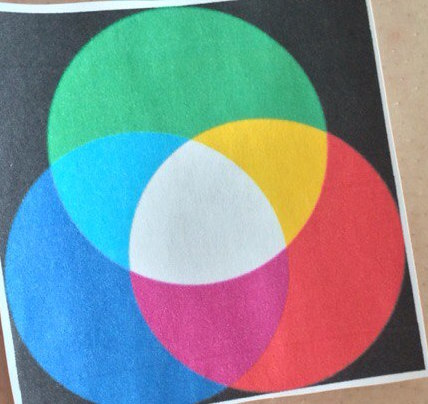
#> input picture image-processing/test.jpg, 428 x 404 px
$ python recoshape.py --image test.jpg   (older library calls are emulated)
#> lines starting #> are read from the running program, lines starting #| are printed output that depends on the picture; after the words box and inside, x2 and y2 are one past the last pixel; in counts of white or black regions, pixels touching at a corner belong together
#!/usr/bin/env python3
# -*- coding: utf-8 -*-

# import the necessary packages
import numpy as np
import cv2
import math
import argparse
from matplotlib import pyplot as plt
import matplotlib.mlab as mlab
from scipy.signal import argrelextrema
from scipy.stats import norm
import sys
import json
import os


def pattern_pars(parameters_json):
    """
    Load the .json file that contains information on parameters of the shape for the analysis

    :param parameters_json: is a .json file either chosen by default from the repository or defined by the user
    :return:
    *_const are lists with x and y coordinates of the top left and bottom right of the rectangles
    tolerance is a float, a value that is used to select the ROI
    side is an int, length of a side of ROI
    """
#> called with parameters_json = 'const.json'
    with open(parameters_json, 'r') as fp:
#> (reads image-processing/const.json from the repository)
        param = json.load(fp)
    w_const = param['w_const']
    c_const = param['c_const']
    m_const = param['m_const']
    y_const = param['y_const']
    tolerance = param['tol']
    side = param['side']

    return w_const, c_const, m_const, y_const, tolerance, side


def show_pic(image_to_show, number_of_the_image):
    if args['panic']:
        cv2.imshow('image_to_show', image_to_show)
        cv2.waitKey(0)
        cv2.destroyAllWindows()
        frag = str(number_of_the_image)
        name = os.path.join(args['panic'], 'pic'+frag+'.jpg')
        cv2.imwrite(name, img)
        number_of_the_image +=1
        return number_of_the_image


def contours_selection_threshold(image):
    """
    Take an image for analysis, de-noise it by blurring and then threshold it to select the ROI with the pattern.

    :param image: image loaded with cv2
    :type image: np.ndarray
    :return:
    :type cnts: list
    :cnts: contours found
    :type tresh: np.ndarray
    :tresh: thresholded image
    """

    image = cv2.GaussianBlur(image, (5, 5), 0)
    gray = cv2.cvtColor(image, cv2.COLOR_BGR2GRAY)
    ret2, th2 = cv2.threshold(gray, 0, 255, cv2.THRESH_BINARY + cv2.THRESH_OTSU)
    tresh = np.copy(th2)
    im, cnts, hier = cv2.findContours(th2, cv2.RETR_CCOMP, cv2.CHAIN_APPROX_SIMPLE)

    return cnts, tresh


def square_selection(contours, image, tol):
    """
    Select the contour of the ROI of a pattern.

    :param contours: all of the contours found in the image
    :type contours: list
    :param image: the original image
    :type image: np.ndarray
    :param tol: most part of the image
    :type tol: float
    :return:
    sq: the selected contour
    """
    areas = []
    height = int(image.shape[0])
    width = int(image.shape[1])
    for contour in contours:
        areas.append(cv2.contourArea(contour))
    c_areas = np.asarray(areas)

    # The biggest areas are the whole image and a square
    top = c_areas.argsort()[-2:][::-1]
    c = cv2.contourArea(contours[top[0]])

    if c >= tol * height * width:
        print('The biggest contour is the picture border, the second biggest contour was selected.')
        sq = int(top[1])
    else:
        print('The biggest contour is not defined properly. The result might be unreliable.')
        sq = int(top[0])

    sq = contours[sq]
    return sq


def square_or_not(sq_contour):
    """
    Check, whether the found contour is a square.

    :type sq_contour: list, coordinates of the contour selected as a ROI
    :type approx: list
    :return approx: approximation of the contour coordinates
    :type square_log: bool
    :return square_log: the found contour is a square
    """
    perimeter = cv2.arcLength(sq_contour, True)
    if perimeter == 0:
        print('The square is not recognized.')
    else:
        epsilon = 0.1 * perimeter
        approx = cv2.approxPolyDP(sq_contour, epsilon, True)
        # if the list has more than 4 elements, the contour is not rectangular
        # if the list has just 2 elements, these are the square coordinates
        if len(approx) > 4:
            print('The square is not recognized.')
        if len(approx) == 2:
            print("It is a square!")
            square_log = True
        else:
            square_log = False
        return approx, square_log


def coords_check(approx, square_log):
    """
    Select the coordinates of the ROI according to the approximation

    :type approx: list, coordinates of an approximated contour
    :type square_log: bool, statement whether the ROI is square
    :return: coordinates of the ROI rectangle
    """
    if square_log:
        x, z = approx
        x = x[0]
        y = (0, 0)
        z = z[0]
        h = (0, 0)
    else:
        x, y, z, h = approx
        x = tuple(x[0])
        y = tuple(y[0])
        z = tuple(z[0])
        h = tuple(h[0])
    return x, y, z, h


def count_match(array1, array2):
    """
    Count matches between two arrays.

    :type array1: np.ndarray
    :param array2: np.ndarray
    :return: int, counts
    """
    c = 0
    for (l, m), unit in np.ndenumerate(array1):
        if array1[l, m] == array2[l, m]:
            c += 0
        else:
            c += 1
    return c


def chpoint_check(image, mask, component, sq_log, x, tolerance):
    """
    Check is square distorted or not, might be combined with distortion-correction algorithm

    :type image: np.ndarray, original image
    :type mask: np.ndarray, size of original image
    :type component: np.ndarray, size of original image
    :type sq_log: bool, tells whether the found ROI is a square
    :type x: tuple, coordinates of the top left corner
    :return:
    :type checkpoint_log: bool, True if the mask is square, False if distortions are found
    """
    if sq_log:
        counts = count_match(component, mask)
        if counts > image.shape[0] * image.shape[1] * tolerance:
            print('Your square fits perfectly.')
            checkpoint_log = True
        else:
            print('The square is rotated or distorted.')
            checkpoint_log = False
    else:
        print('There are new coordinates of corners lying inside the contour of the square.')
        if mask[x[1], x[0]] == 255:
            print('Your square fits perfectly.')
            checkpoint_log = True
        else:
            print('The square is rotated or distorted.')
            checkpoint_log = False
    return checkpoint_log


def draw_the_sq(approx_contour, square_contour, mask, component, square_log):
    """
    When the mask is recognised as a square, it is to be drawn.

    :type approx_contour: list, approximated contour coordinates
    :type square_contour:
    :type component: np.ndarray, size of original image
    :type mask: np.ndarray, size of original image
    :type square_log: bool, tells whether the found ROI is a square
    :return:
    :type mask: np.ndarray,
    :type component:
    :type checkpoint_log:
    """
    x, y, z, h = coords_check(approx_contour, square_log)
    cv2.rectangle(component, (x[0], x[1]), (z[0], z[1]), (255, 255, 255), -1)
    component = cv2.cvtColor(component, cv2.COLOR_BGR2GRAY)
    cv2.drawContours(mask, square_contour, -1, (255, 255, 255), -1)
    mask = cv2.cvtColor(mask, cv2.COLOR_BGR2GRAY)
    return mask, component


# [18 lines left out: function draw_the_stuff, not called in this run]


def shrink_the_mask(approx, square_contour, image, sq_log, tolerance):
    """

    :type approx_contour: list, approximated contour coordinates
    :param square_contour:
    :param image:
    :param sq_log:
    :param tolerance:
    :return:
    """
    component = np.zeros_like(image)
    mask = np.zeros_like(image)
    if len(approx) == 2:
        mask, component = draw_the_sq(approx, square_contour,mask, component, sq_log)
    else:
        mask, component = draw_the_stuff(approx, square_contour,mask, component, sq_log)

    return mask, component


def geometry_fun(contour, corners):
    topleft, botleft, botright, topright = corners
    moments = cv2.moments(contour)
    centre = (int(moments['m10'] / moments['m00']), int(moments['m01'] / moments['m00']))

    diag = math.hypot(float(topleft[0]) - float(botright[0]), float(topleft[1]) - float(botright[1]))
    wid = math.hypot(float(topleft[0]) - float(topright[0]), float(topleft[1]) - float(topright[1]))
    hei = math.hypot(float(topleft[0]) - float(botleft[0]), float(topleft[1]) - float(botleft[1]))

    if diag ** 2 == wid ** 2 + hei ** 2:
        print('Everything is fine.')

    print('The diagonal of the rectangle is %d.' % diag)
    print('The width of the rectangle is %d.' % wid)
    print('The height of the rectangle is %d.' % hei)
    return(centre, wid, hei)


def get_square_coords(i, width, height, constants):
    x_coef = width / side
    y_coef = height / side
    wi1 = constants[0]
    wi2 = constants[1]
    he1 = constants[2]
    he2 = constants[3]
    coords = []

    if wi1 == wi2:
        if i[0] < centre[0]:
            x = int(i[0] + wi1 * x_coef)
            p = int(i[0] + he1 * x_coef)
            if i[1] < centre[1]:
                y = int(i[1] + wi1 * y_coef)
                q = int(i[1] + he1 * y_coef)
            else:
                y = int(i[1] - wi1 * y_coef)
                q = int(i[1] - he1 * y_coef)
        else:
            x = int(i[0] - wi1 * x_coef)
            p = int(i[0] - he1 * x_coef)
            if i[1] < centre[1]:
                y = int(i[1] + wi1 * y_coef)
                q = int(i[1] + he1 * y_coef)
            else:
                y = int(i[1] - wi1 * y_coef)
                q = int(i[1] - he1 * y_coef)
        res = ((x, y), (p, q))
    else:
        if i[0] < centre[0]:
            if i[1] < centre[1]:
                x = int(i[0] + wi1 * x_coef)
                p = int(i[0] + wi2 * x_coef)
                y = int(i[1] + he1 * y_coef)
                q = int(i[1] + he2 * y_coef)
            else:
                x = int(i[0] + he1 * x_coef)
                p = int(i[0] + he2 * x_coef)
                y = int(i[1] - wi1 * y_coef)
                q = int(i[1] - wi2 * y_coef)
        else:
            if i[1] < centre[1]:
                x = int(i[0] - he1 * x_coef)
                p = int(i[0] - he2 * x_coef)
                y = int(i[1] + wi1 * y_coef)
                q = int(i[1] + wi2 * y_coef)
            else:
                x = int(i[0] - wi1 * x_coef)
                p = int(i[0] - wi2 * x_coef)
                y = int(i[1] - he1 * y_coef)
                q = int(i[1] - he2 * y_coef)
        res = ((x, y), (p, q))
    return res


def geometry_of_white(image, list_of_corners, width, height, constants):
    # this finds white areas
    # constants are known from the palette sketch found in sample folder
    white = np.zeros_like(image)
    square_coords = []
    for i in list_of_corners:
        square_coords.append(get_square_coords(i, width, height, constants))
    # white can be seen if "panic regime" is on
    for sc in square_coords:
        cv2.rectangle(white, sc[0], sc[1], (255, 255, 255), -1)

    x = np.where(white == [255, 255, 255])[0]
    y = np.where(white == [255, 255, 255])[1]
    wh = []
    for i in range(len(x)):
        wh.append((x[i], y[i]))

    intensities = []
    for i in range(len(wh)):
        x, y = wh[i]
        intensities.append(image[x, y])
        white[x, y] = intensities[i]
    whites = np.unique(white)[1:]

    return whites, intensities, white


def geometry_of_color(image, list_of_corners, width, height, constants):
    # this finds coloured areas
    # constants are known from the palette sketch found in sample folder
    color = np.zeros_like(image)
    color_coords = []
    for i in list_of_corners:
        color_coords.append(get_square_coords(i, width, height, constants))

    for i in color_coords:
        cv2.rectangle(color, i[0], i[1], (255, 255, 255), -1)

    pts = np.where(color == [255, 255, 255])

    x = pts[0]
    y = pts[1]

    col = []
    for i in range(len(x)):
        col.append((x[i], y[i]))

    intensities = []
    for i in range(len(col)):
        x, y = col[i]
        intensities.append(image[x, y])
        color[x, y] = intensities[i]

    return intensities, color


def colorwork(regime, img, corners, width, height, w_const, c_const, m_const, y_const):
    whites, intensities, white = geometry_of_white(img, corners, width, height, w_const)
    show_pic(whites, num)
    white_av, color_dev = whitecheck(whites)
    cy_int, cyan = geometry_of_color(img, corners, width, height, c_const)
    show_pic(cyan, num)
    ma_int, magenta = geometry_of_color(img, corners, width, height, m_const)
    show_pic(magenta, num)
    ye_int, yellow = geometry_of_color(img, corners, width, height, y_const)
    show_pic(yellow, num)
    # Comparing the retreived values
    cy = color_average(cy_int)
    ma = color_average(ma_int)
    ye = color_average(ye_int)

    return white_av, cy, ma, ye

def whitecheck(white_pixel_values):
    white_av = sum(white_pixel_values) / (len(white_pixel_values))
    for i in range(len(white_pixel_values)):
        a = round(white_pixel_values[i] / white_av)
        c = 0
        if a != 1:
            c += 1

    if c > 0:
        print("White areas are not recognized.")
    else:
        print("White is white. Let it be.")

    color_dev = np.std(white_pixel_values)
    print(white_pixel_values)
    print("Colors may vary in range +/- %d in each channel" % color_dev)

    return white_av, color_dev


def color_average(values_interval):
    # values interval is a list of pixel values
    r, g, b = 0, 0, 0
    count = 0
    for i, c in enumerate(values_interval):
        pixlb, pixlg, pixlr = c
        r += pixlr
        g += pixlg
        b += pixlb
        count += 1
    color = [(r / count), (g / count), (b / count)]
    return color


def color_comp(cy, ma, ye):
    if cy[0] < ma[0]:
        if cy[0] < ye[0]:
            cyanred = True
        else:
            cyanred = False
    else:
        cyanred = False

    if ma[1] < cy[1]:
        if ma[1] < ye[1]:
            magentagreen = True
        else:
            magentagreen = False
    else:
        magentagreen = False

    if ye[1] < cy[1]:
        if ye[1] < ma[1]:
            yellowblue = True
        else:
            yellowblue = False
    else:
        yellowblue = False

    if cyanred:
        print("Your cyan is cyan")
    else:
        print("Your cyan is not quite cyan, normalisation is required.")

    if magentagreen:
        print("Your magenta is magenta")
    else:
        print("Your magenta is not quite magenta, normalisation is required.")

    if yellowblue:
        print("Your yellow is yellow")
    else:
        print("Your yellow is not quite yellow, normalisation is required.")


# [6 lines left out: function info, not called in this run]


# Construct the argument parse and parse the arguments
if __name__ == '__main__':
    ap = argparse.ArgumentParser(description='let the process begin')
    ap.add_argument('-i', '--image', required=True, help='Full path to the image')
    ap.add_argument('-p', '--panic', help='Show every image on each step and save it to the directory mentioned',
                    default=None)
    ap.add_argument('-j', '--json',
                    help='Path to the json parameters file with the constants required for the analysis',
                    default='const.json')
    args = vars(ap.parse_args())

    num = 0
    w_const, c_const, m_const, y_const, tolerance, side = pattern_pars(args['json'])
    img = cv2.imread(args['image'])
#> img is the input picture: shape (404, 428, 3); mean B, G, R 149.8, 144, 129
    contours, th2 = contours_selection_threshold(img)
#> in contours_selection_threshold, `gray = cv2.cvtColor(image, cv2.COLOR_BGR2GRAY)`:
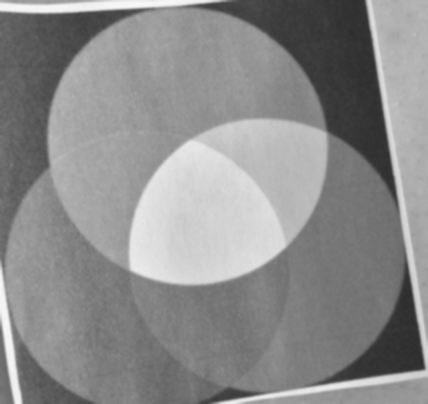
#> gray: shape (404, 428); min 44, max 248, mean 140.2
#> in contours_selection_threshold, `ret2, th2 = cv2.threshold(gray, 0, 255, cv2.THRESH_BINARY + cv2.THRESH..`:
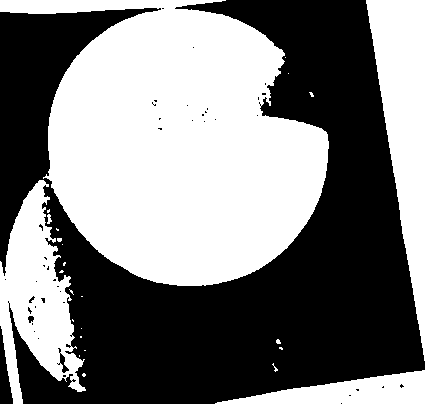
#> th2: shape (404, 428); 50.1% white; 44 black regions (40 under 20 px)
#> in contours_selection_threshold, `ret2, th2 = cv2.threshold(gray, 0, 255, cv2.THRESH_BINARY + cv2.THRESH..`: ret2 = 140
#> in contours_selection_threshold, `im, cnts, hier = cv2.findContours(th2, cv2.RETR_CCOMP, cv2.CHAIN_APPRO..`: cnts = 76 contours, 66 with area under 20; largest, box (x1, y1, x2, y2) and area: (0, 0, 329, 286) 60168, (215, 0, 428, 404) 15350, (0, 180, 86, 404) 9435, (59, 352, 70, 374) 100, (27, 315, 35, 324) 41
#> contours has the same summary as cnts in contours_selection_threshold
    show_pic(th2, num)

    square = square_selection(contours, img, tolerance)
#> the loop in square_selection, `for contour in contours:` made 76 passes
#> contour on passes 3, 4, 7, 8, 9, 10, 14, 23: [[79, 355], [79, 356]], [[84, 350], [85, 350]], [[80, 336], [80, 337], [81, 337], [81, 336]], [[81, 328]], [[72, 319], [72, 320], [73, 321], [73, 320]], [[81, 296], [82, 296]], [[62, 244]], [[56, 363], [57, 362], [58, 363], [57, 364]]
#> after the loop in square_selection, `for contour in contours:`: areas = 76 values, max 60168 at index 54, min 0 at index 2, mean 1125.4
#> in square_selection, `c_areas = np.asarray(areas)`: c_areas has the same summary as areas
#> in square_selection, `top = c_areas.argsort()[-2:][::-1]`: top = [54, 49]
#> in square_selection, `c = cv2.contourArea(contours[top[0]])`: c = 60168
#> in square_selection, `sq = int(top[0])`: sq = 54
#> in square_selection, `sq = contours[sq]`: sq = contour of 522 points, box (x1, y1, x2, y2) (0, 0, 329, 286), area 60168
#> square has the same summary as sq in square_selection

    # Checkpoint of contour sides
    approx, square_log = square_or_not(square)
#> in square_or_not, `perimeter = cv2.arcLength(sq_contour, True)`: perimeter = 1484.9
#> in square_or_not, `epsilon = 0.1 * perimeter`: epsilon = 148.5
#> in square_or_not, `approx = cv2.approxPolyDP(sq_contour, epsilon, True)`: approx = [[0, 0], [293, 240]]
#> approx = [[0, 0], [293, 240]]; square_log = True
    topleft, botleft, botright, topright = coords_check(approx, square_log)
#> in coords_check, `x, z = approx`: x = [[0, 0]]; z = [[293, 240]]
#> in coords_check, `x = x[0]`: x = [0, 0]
#> in coords_check, `z = z[0]`: z = [293, 240]
#> topleft = [0, 0]; botleft = (0, 0); botright = [293, 240]; topright = (0, 0)
    mask, component = shrink_the_mask(approx, square, img, square_log, tolerance)
#> in draw_the_sq, `x, y, z, h = coords_check(approx_contour, square_log)`: x = [0, 0]; y = (0, 0); z = [293, 240]; h = (0, 0)
#> in draw_the_sq, `cv2.rectangle(component, (x[0], x[1]), (z[0], z[1]), (255, 255, 255), ..`:
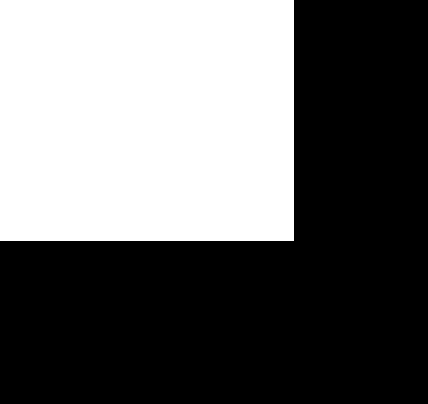
#> component: shape (404, 428, 3); 41% white; 1 white region, box (x1, y1, x2, y2) and area: (0, 0, 294, 241) 70854
#> (the rest of the program and of its run is left out)
